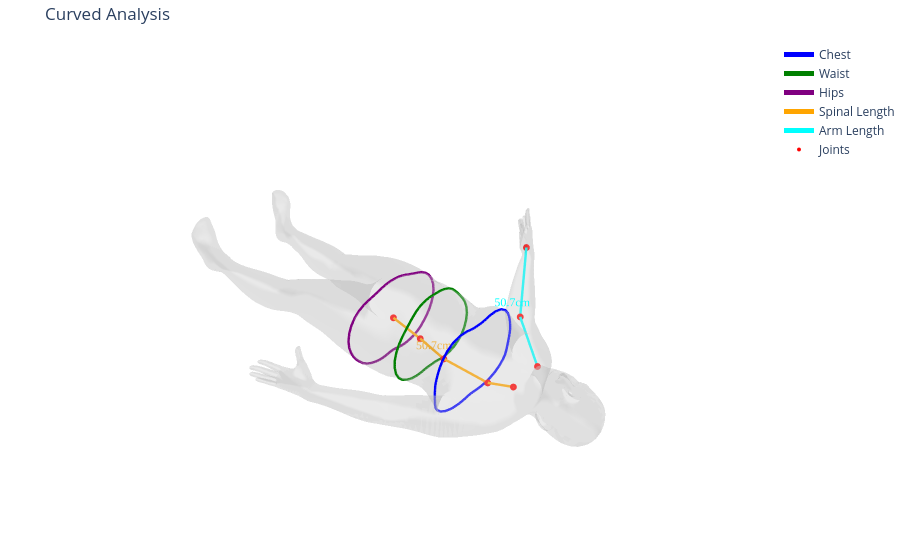

The notebook cell saved with this chart:
### Markdown cell above
#### visualize

### Code cell
import plotly.graph_objects as go
import numpy as np
import trimesh

# ==========================================
# 1. CONFIGURATION
# ==========================================

MHR_JOINT_MAP = {
    "pelvis": 1, "spine1": 37, "spine2": 36, "spine3": 35,
    "neck_base": 110, "r_shoulder": 69, "r_elbow": 73, "r_wrist": 60
}

MEASUREMENT_CONFIG = {
    # --- CIRCUMFERENCES ---
    "Chest": {
        "type": "circumference",
        "landmarks": ["spine1", "spine2"],
        "func": np.mean,
        "offset": 3.0,
        "color": "blue"
    },
    "Waist": {
        "type": "circumference",
        "landmarks": ["spine2", "spine3"],
        "func": np.mean,
        "offset": 0.0,
        "color": "green"
    },
    "Hips": {
        "type": "circumference",
        "landmarks": ["pelvis"],
        "func": np.mean,
        "offset": 0.0,
        "color": "purple"
    },
    
    # --- NEW: POLYLINE (Curved Measurements) ---
    "Spinal Length": {
        "type": "polyline", 
        # Define the path the tape measure should follow
        "landmarks": ["neck_base", "spine1", "spine2", "spine3", "pelvis"], 
        "color": "orange"
    },
    
    # --- LINEAR (Straight Lines) ---
    "Arm Length": {
        "type": "polyline", # Changed to polyline to include elbow bend
        "landmarks": ["r_shoulder", "r_elbow", "r_wrist"],
        "color": "cyan"
    }
}

# ==========================================
# 2. GEOMETRY ENGINE
# ==========================================

def scale_model(mesh, joints, target_height_cm):
    current_height = mesh.vertices[:, 1].max() - mesh.vertices[:, 1].min()
    scale_factor = target_height_cm / current_height
    mesh.vertices *= scale_factor
    joints *= scale_factor
    return mesh, joints, scale_factor

def get_largest_slice_loop(mesh, height_y):
    slice_obj = mesh.section(plane_origin=[0, height_y, 0], plane_normal=[0, 1, 0])
    if not slice_obj: return 0.0, None

    max_len = 0.0
    best_path = None
    for loop_points in slice_obj.discrete:
        diffs = np.diff(loop_points, axis=0)
        loop_len = np.sum(np.sqrt(np.sum(diffs**2, axis=1)))
        loop_len += np.linalg.norm(loop_points[-1] - loop_points[0])
        
        if loop_len > max_len:
            max_len = loop_len
            best_path = loop_points
    return max_len, best_path

# ==========================================
# 3. MEASUREMENT PROCESSOR (UPDATED)
# ==========================================

def calculate_body_metrics(mesh, joints, idx_map, config):
    results = {}

    for name, rule in config.items():
        color = rule.get("color", "white")

        # --- A. CIRCUMFERENCE ---
        if rule["type"] == "circumference":
            y_coords = [joints[idx_map[j]][1] for j in rule["landmarks"]]
            target_y = rule["func"](y_coords) + rule["offset"]
            val, path = get_largest_slice_loop(mesh, target_y)
            
            results[name] = {
                'type': 'circ', 'value': val, 'path': path, 'color': color
            }

        # --- B. POLYLINE (Chain of Segments) ---
        elif rule["type"] == "polyline":
            chain_indices = [idx_map[j] for j in rule["landmarks"]]
            chain_points = joints[chain_indices]
            
            # Calculate total length by summing segments
            total_dist = 0.0
            for i in range(len(chain_points) - 1):
                p1 = chain_points[i]
                p2 = chain_points[i+1]
                total_dist += np.linalg.norm(p1 - p2)

            results[name] = {
                'type': 'polyline', # We treat linear and polyline similarly in viz now
                'value': total_dist,
                'points': chain_points,
                'color': color
            }
            
        # --- C. LINEAR (Simple Start-End) ---
        elif rule["type"] == "linear":
            p_start = joints[idx_map[rule["start_joint"]]]
            p_end   = joints[idx_map[rule["end_joint"]]]
            dist = np.linalg.norm(p_start - p_end)
            
            results[name] = {
                'type': 'polyline', # Reuse the polyline logic for visualization
                'value': dist,
                'points': np.array([p_start, p_end]),
                'color': color
            }

    return results

# ==========================================
# 4. VISUALIZATION ENGINE
# ==========================================

def create_visualization(mesh, joints, measurements, idx_map, title="Body Analysis"):
    traces = []

    # Mesh
    x, y, z = mesh.vertices.T
    i, j, k = mesh.faces.T
    traces.append(go.Mesh3d(x=x, y=y, z=z, i=i, j=j, k=k, color='lightgray', opacity=0.3, name='Skin'))

    for name, data in measurements.items():
        color = data['color']
        val = data['value']

        if data['type'] == 'circ' and data['path'] is not None:
            traces.append(go.Scatter3d(
                x=data['path'][:, 0], y=data['path'][:, 1], z=data['path'][:, 2],
                mode='lines', line=dict(color=color, width=5), name=f"{name}"
            ))
        
        # Unified visualization for Polyline and Linear
        elif data['type'] == 'polyline':
            pts = data['points']
            # Draw the connected line
            traces.append(go.Scatter3d(
                x=pts[:, 0], y=pts[:, 1], z=pts[:, 2],
                mode='lines+markers', line=dict(color=color, width=5), 
                marker=dict(size=4), name=f"{name}"
            ))
            
            # Floating Text Label (at the middle point of the chain)
            mid_idx = len(pts) // 2
            mid_pt = pts[mid_idx]
            
            # If it's a 2-point line, find exact geometric center
            if len(pts) == 2:
                mid_pt = np.mean(pts, axis=0)

            traces.append(go.Scatter3d(
                x=[mid_pt[0] + 5], y=[mid_pt[1]], z=[mid_pt[2] + 2],
                mode='text', text=[f"{val:.1f}cm"],
                textfont=dict(color=color, size=12, family="Arial Black"),
                showlegend=False
            ))

    # Joints
    rel_indices = [idx_map[k] for k in idx_map]
    rel_joints = joints[rel_indices]
    traces.append(go.Scatter3d(
        x=rel_joints[:, 0], y=rel_joints[:, 1], z=rel_joints[:, 2],
        mode='markers', marker=dict(size=4, color='red'), name='Joints'
    ))

    fig = go.Figure(data=traces)
    fig.update_layout(
        title=title, 
        scene=dict(aspectmode='data', xaxis_visible=False, yaxis_visible=False, zaxis_visible=False),
        margin=dict(t=40, b=0, l=0, r=0)
    )
    return fig

# ==========================================
# 5. EXECUTION
# ==========================================
def get_measurements(mesh_orig, joints_orig, target_height_cm):
    print(f"--- ANALYZING (Target: {target_height_cm}cm) ---")
    mesh = mesh_orig.copy()
    joints = joints_orig.copy()
    mesh, joints, _ = scale_model(mesh, joints, target_height_cm)
    measures = calculate_body_metrics(mesh, joints, MHR_JOINT_MAP, MEASUREMENT_CONFIG)
    
    print("\n--- RESULTS ---")
    for k, v in measures.items():
        print(f"{k:<15}: {v['value']:.2f} cm")

    fig = create_visualization(mesh, joints, measures, MHR_JOINT_MAP, title=f"Curved Analysis")
    fig.show()

get_measurements(tpose_mesh, tpose_joints, 165)

### Figure 1 — Plotly figure (JSON) as saved in the notebook; plotly's stock layout.template omitted (floating-point values rounded to 4 significant figures; data arrays with more than 128 entries replaced by an {"elided": "..."} marker saying what was removed)
{"data": [{"color": "lightgray", "i": {"elided": "36874 int values"}, "j": {"elided": "36874 int values"}, "k": {"elided": "36874 int values"}, "name": "Skin", "opacity": 0.3, "type": "mesh3d", "x": {"elided": "18439 float values"}, "y": {"elided": "18439 float values"}, "z": {"elided": "18439 float values"}}, {"line": {"color": "blue", "width": 5}, "mode": "lines", "name": "Chest", "type": "scatter3d", "x": [-9.408, -11.38, -12.33, -13.85, -14.91, -15.65, -15.9, -16.38, -16.91, -17.48, -17.81, -18.04, -18.23, -18.33, -18.3, -18.27, -18.26, -18.11, -17.93, -17.9, -17.61, -17.47, -16.53, -16.49, -16.39, -14.97, -12.84, -12.57, -12.37, -10.49, -9.106, -6.858, -5.718, -3.461, -2.746, -2.026, -1.472e-05, 2.026, 2.746, 3.461, 5.718, 6.858, 9.106, 10.49, 12.37, 12.57, 12.84, 14.97, 16.39, 16.49, 16.53, 17.47, 17.61, 17.9, 17.93, 18.11, 18.26, 18.27, 18.3, 18.33, 18.23, 18.04, 17.81, 17.48, 16.91, 16.38, 15.9, 15.65, 14.91, 13.85, 12.33, 11.38, 9.408, 8.393, 6.755, 5.574, 4.521, 3.227, 1.734, 1.514, 0.1242, -1.196e-05, -0.1242, -1.514, -1.734, -3.227, -4.521, -5.574, -6.755, -8.393, -9.408], "y": [122.5, 122.5, 122.5, 122.5, 122.5, 122.5, 122.5, 122.5, 122.5, 122.5, 122.5, 122.5, 122.5, 122.5, 122.5, 122.5, 122.5, 122.5, 122.5, 122.5, 122.5, 122.5, 122.5, 122.5, 122.5, 122.5, 122.5, 122.5, 122.5, 122.5, 122.5, 122.5, 122.5, 122.5, 122.5, 122.5, 122.5, 122.5, 122.5, 122.5, 122.5, 122.5, 122.5, 122.5, 122.5, 122.5, 122.5, 122.5, 122.5, 122.5, 122.5, 122.5, 122.5, 122.5, 122.5, 122.5, 122.5, 122.5, 122.5, 122.5, 122.5, 122.5, 122.5, 122.5, 122.5, 122.5, 122.5, 122.5, 122.5, 122.5, 122.5, 122.5, 122.5, 122.5, 122.5, 122.5, 122.5, 122.5, 122.5, 122.5, 122.5, 122.5, 122.5, 122.5, 122.5, 122.5, 122.5, 122.5, 122.5, 122.5, 122.5], "z": [16.04, 15.55, 14.89, 13.91, 12.6, 11.71, 11.25, 10.35, 9.182, 7.522, 6.182, 5.23, 4.259, 3.018, 1.753, 0.6959, 0.3426, -1.691, -3.267, -4.043, -5.262, -6.017, -7.641, -7.723, -7.826, -9.309, -10.65, -10.82, -10.89, -11.58, -12.02, -12.28, -12.39, -12.29, -12.25, -12.16, -11.96, -12.16, -12.25, -12.29, -12.39, -12.28, -12.02, -11.58, -10.89, -10.82, -10.65, -9.309, -7.826, -7.723, -7.641, -6.017, -5.262, -4.043, -3.267, -1.691, 0.3426, 0.6959, 1.753, 3.018, 4.259, 5.23, 6.182, 7.522, 9.182, 10.35, 11.25, 11.71, 12.6, 13.91, 14.89, 15.55, 16.04, 16.31, 16.26, 16.23, 16.03, 15.76, 15.59, 15.55, 15.57, 15.57, 15.57, 15.55, 15.59, 15.76, 16.03, 16.23, 16.26, 16.31, 16.04]}, {"line": {"color": "green", "width": 5}, "mode": "lines", "name": "Waist", "type": "scatter3d", "x": [-0.007672, -0.3251, -2.215, -2.785, -4.449, -5.522, -6.582, -7.219, -8.5, -8.749, -9.825, -10.04, -10.09, -11.21, -11.55, -12.31, -12.97, -14.33, -14.47, -14.77, -15.87, -16.24, -16.97, -17.33, -17.58, -17.55, -17.51, -17.32, -16.88, -16.55, -15.65, -14.54, -13.89, -12.61, -11.78, -10.37, -9.459, -7.611, -7.003, -6.577, -4.52, -4.446, -3.803, -2.244, -0.4005, -1.903e-05, 0.4002, 2.245, 3.803, 4.446, 4.52, 6.577, 7.003, 7.611, 9.459, 10.37, 11.78, 12.61, 13.89, 14.54, 15.65, 16.55, 16.88, 17.32, 17.51, 17.55, 17.58, 17.33, 16.97, 16.24, 15.87, 14.77, 14.47, 14.33, 12.97, 12.31, 11.55, 11.2, 10.09, 10.03, 9.815, 8.743, 8.495, 7.214, 6.576, 5.516, 4.436, 2.765, 2.2, 0.3096, -0.007672], "y": [105.5, 105.5, 105.5, 105.5, 105.5, 105.5, 105.5, 105.5, 105.5, 105.5, 105.5, 105.5, 105.5, 105.5, 105.5, 105.5, 105.5, 105.5, 105.5, 105.5, 105.5, 105.5, 105.5, 105.5, 105.5, 105.5, 105.5, 105.5, 105.5, 105.5, 105.5, 105.5, 105.5, 105.5, 105.5, 105.5, 105.5, 105.5, 105.5, 105.5, 105.5, 105.5, 105.5, 105.5, 105.5, 105.5, 105.5, 105.5, 105.5, 105.5, 105.5, 105.5, 105.5, 105.5, 105.5, 105.5, 105.5, 105.5, 105.5, 105.5, 105.5, 105.5, 105.5, 105.5, 105.5, 105.5, 105.5, 105.5, 105.5, 105.5, 105.5, 105.5, 105.5, 105.5, 105.5, 105.5, 105.5, 105.5, 105.5, 105.5, 105.5, 105.5, 105.5, 105.5, 105.5, 105.5, 105.5, 105.5, 105.5, 105.5, 105.5], "z": [18.51, 18.5, 18.52, 18.45, 18.15, 17.77, 17.41, 17.0, 16.21, 15.98, 14.97, 14.77, 14.72, 13.53, 13.14, 12.24, 11.48, 9.832, 9.672, 9.214, 7.489, 6.661, 4.901, 3.324, 2.036, 1.07, -0.8369, -1.626, -3.632, -4.288, -6.071, -7.302, -7.984, -8.854, -9.381, -9.93, -10.26, -10.56, -10.63, -10.64, -10.55, -10.54, -10.44, -10.24, -10.26, -10.25, -10.26, -10.24, -10.44, -10.54, -10.55, -10.64, -10.63, -10.56, -10.26, -9.93, -9.381, -8.854, -7.984, -7.302, -6.071, -4.288, -3.632, -1.626, -0.8369, 1.07, 2.036, 3.324, 4.901, 6.661, 7.489, 9.214, 9.672, 9.832, 11.48, 12.24, 13.14, 13.52, 14.72, 14.77, 14.98, 15.98, 16.21, 17.0, 17.41, 17.77, 18.16, 18.45, 18.53, 18.5, 18.51]}, {"line": {"color": "purple", "width": 5}, "mode": "lines", "name": "Hips", "type": "scatter3d", "x": [10.47, 9.831, 9.209, 8.658, 7.876, 7.523, 7.106, 5.644, 5.366, 3.866, 3.617, 2.005, 1.706, -0.001719, -1.71, -2.008, -3.621, -3.868, -5.369, -5.646, -7.108, -7.524, -7.877, -8.659, -9.211, -9.832, -10.47, -10.55, -10.68, -11.93, -13.43, -13.75, -14.25, -15.72, -16.34, -17.61, -18.58, -19.18, -19.98, -20.24, -20.32, -20.65, -20.57, -20.46, -20.13, -19.78, -19.49, -18.82, -18.41, -17.66, -17.28, -16.27, -15.65, -14.56, -14.26, -13.15, -12.67, -12.48, -10.72, -9.919, -8.878, -7.697, -7.211, -5.815, -5.722, -5.318, -4.209, -3.973, -2.769, -2.373, -1.382, -0.9652, -3.148e-05, 0.965, 1.382, 2.373, 2.769, 3.972, 4.209, 5.319, 5.722, 5.815, 7.211, 7.697, 8.878, 9.919, 10.72, 12.48, 12.67, 13.15, 14.26, 14.56, 15.65, 16.27, 17.28, 17.66, 18.41, 18.82, 19.49, 19.78, 20.13, 20.46, 20.57, 20.65, 20.32, 20.24, 19.98, 19.18, 18.58, 17.61, 16.34, 15.72, 14.25, 13.75, 13.43, 11.93, 10.68, 10.55, 10.47], "y": [87.92, 87.92, 87.92, 87.92, 87.92, 87.92, 87.92, 87.92, 87.92, 87.92, 87.92, 87.92, 87.92, 87.92, 87.92, 87.92, 87.92, 87.92, 87.92, 87.92, 87.92, 87.92, 87.92, 87.92, 87.92, 87.92, 87.92, 87.92, 87.92, 87.92, 87.92, 87.92, 87.92, 87.92, 87.92, 87.92, 87.92, 87.92, 87.92, 87.92, 87.92, 87.92, 87.92, 87.92, 87.92, 87.92, 87.92, 87.92, 87.92, 87.92, 87.92, 87.92, 87.92, 87.92, 87.92, 87.92, 87.92, 87.92, 87.92, 87.92, 87.92, 87.92, 87.92, 87.92, 87.92, 87.92, 87.92, 87.92, 87.92, 87.92, 87.92, 87.92, 87.92, 87.92, 87.92, 87.92, 87.92, 87.92, 87.92, 87.92, 87.92, 87.92, 87.92, 87.92, 87.92, 87.92, 87.92, 87.92, 87.92, 87.92, 87.92, 87.92, 87.92, 87.92, 87.92, 87.92, 87.92, 87.92, 87.92, 87.92, 87.92, 87.92, 87.92, 87.92, 87.92, 87.92, 87.92, 87.92, 87.92, 87.92, 87.92, 87.92, 87.92, 87.92, 87.92, 87.92, 87.92, 87.92, 87.92], "z": [13.3, 13.46, 13.64, 13.84, 14.08, 14.19, 14.29, 14.85, 14.91, 15.32, 15.37, 15.65, 15.66, 15.72, 15.66, 15.65, 15.37, 15.32, 14.92, 14.85, 14.29, 14.19, 14.08, 13.84, 13.64, 13.46, 13.3, 13.27, 13.23, 12.85, 12.29, 12.16, 11.87, 11.05, 10.5, 9.335, 7.926, 7.02, 4.986, 4.293, 3.59, 1.446, 0.5711, -1.257, -2.441, -3.735, -4.389, -5.976, -6.635, -7.87, -8.358, -9.621, -10.24, -11.42, -11.63, -12.48, -12.83, -12.92, -13.73, -14.0, -14.33, -14.57, -14.65, -14.78, -14.79, -14.79, -14.74, -14.71, -14.53, -14.47, -14.29, -14.26, -14.19, -14.26, -14.29, -14.47, -14.53, -14.71, -14.74, -14.79, -14.79, -14.78, -14.65, -14.57, -14.33, -14.0, -13.73, -12.92, -12.83, -12.48, -11.63, -11.42, -10.24, -9.621, -8.358, -7.87, -6.635, -5.976, -4.389, -3.735, -2.441, -1.257, 0.5711, 1.446, 3.59, 4.293, 4.987, 7.02, 7.926, 9.335, 10.5, 11.05, 11.87, 12.16, 12.29, 12.85, 13.23, 13.27, 13.3]}, {"line": {"color": "orange", "width": 5}, "marker": {"size": 4}, "mode": "lines+markers", "name": "Spinal Length", "type": "scatter3d", "x": [7.3e-15, 5.39e-16, 5.39e-16, 5.39e-16, 0.0], "y": [137.2, 128.3, 110.8, 100.3, 87.92], "z": [0.6497, -3.533, -4.515, -2.045, 0.0]}, {"mode": "text", "showlegend": false, "text": ["50.7cm"], "textfont": {"color": "orange", "family": "Arial Black", "size": 12}, "type": "scatter3d", "x": [5], "y": [110.8], "z": [-2.515]}, {"line": {"color": "cyan", "width": 5}, "marker": {"size": 4}, "mode": "lines+markers", "name": "Arm Length", "type": "scatter3d", "x": [-16.73, -33.1, -50.54], "y": [135.1, 117.0, 105.1], "z": [-3.06, -1.763, 13.81]}, {"mode": "text", "showlegend": false, "text": ["50.7cm"], "textfont": {"color": "cyan", "family": "Arial Black", "size": 12}, "type": "scatter3d", "x": [-28.1], "y": [117.0], "z": [0.2374]}, {"marker": {"color": "red", "size": 4}, "mode": "markers", "name": "Joints", "type": "scatter3d", "x": [0.0, 5.39e-16, 5.39e-16, 5.39e-16, 7.3e-15, -16.73, -33.1, -50.54], "y": [87.92, 128.3, 110.8, 100.3, 137.2, 135.1, 117.0, 105.1], "z": [0.0, -3.533, -4.515, -2.045, 0.6497, -3.06, -1.763, 13.81]}], "layout": {"margin": {"b": 0, "l": 0, "r": 0, "t": 40}, "scene": {"aspectmode": "data", "xaxis": {"visible": false}, "yaxis": {"visible": false}, "zaxis": {"visible": false}}, "title": {"text": "Curved Analysis"}}}
